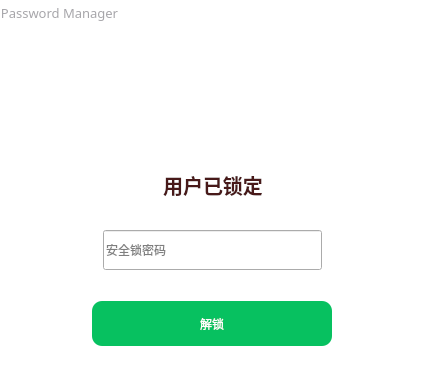
<?xml version="1.0" encoding="UTF-8"?>
<ui version="4.0">
 <class>LockerWidget</class>
 <widget class="QWidget" name="LockerWidget">
  <property name="geometry">
   <rect>
    <x>0</x>
    <y>0</y>
    <width>425</width>
    <height>367</height>
   </rect>
  </property>
  <property name="windowTitle">
   <string>Form</string>
  </property>
  <layout class="QGridLayout" name="gridLayout">
   <property name="leftMargin">
    <number>0</number>
   </property>
   <property name="topMargin">
    <number>0</number>
   </property>
   <property name="rightMargin">
    <number>0</number>
   </property>
   <property name="bottomMargin">
    <number>0</number>
   </property>
   <property name="spacing">
    <number>0</number>
   </property>
   <item row="0" column="0">
    <widget class="QWidget" name="mainWidget" native="true">
     <property name="minimumSize">
      <size>
       <width>0</width>
       <height>0</height>
      </size>
     </property>
     <property name="styleSheet">
      <string notr="true">QWidget#mainWidget{background:white;}</string>
     </property>
     <layout class="QGridLayout" name="mainWidgetGridLayout">
      <property name="leftMargin">
       <number>0</number>
      </property>
      <property name="topMargin">
       <number>0</number>
      </property>
      <property name="rightMargin">
       <number>0</number>
      </property>
      <property name="bottomMargin">
       <number>0</number>
      </property>
      <property name="horizontalSpacing">
       <number>0</number>
      </property>
      <property name="verticalSpacing">
       <number>5</number>
      </property>
      <item row="1" column="0">
       <widget class="QWidget" name="signinWidget" native="true">
        <layout class="QGridLayout" name="gridLayout_4">
         <property name="leftMargin">
          <number>0</number>
         </property>
         <property name="topMargin">
          <number>0</number>
         </property>
         <property name="rightMargin">
          <number>0</number>
         </property>
         <property name="bottomMargin">
          <number>0</number>
         </property>
         <property name="spacing">
          <number>0</number>
         </property>
         <item row="0" column="0">
          <spacer name="horizontalSpacer_3">
           <property name="orientation">
            <enum>Qt::Horizontal</enum>
           </property>
           <property name="sizeHint" stdset="0">
            <size>
             <width>55</width>
             <height>20</height>
            </size>
           </property>
          </spacer>
         </item>
         <item row="0" column="1">
          <layout class="QVBoxLayout" name="signinLayout">
           <property name="spacing">
            <number>10</number>
           </property>
           <item>
            <spacer name="verticalSpacer_2">
             <property name="orientation">
              <enum>Qt::Vertical</enum>
             </property>
             <property name="sizeType">
              <enum>QSizePolicy::Fixed</enum>
             </property>
             <property name="sizeHint" stdset="0">
              <size>
               <width>20</width>
               <height>20</height>
              </size>
             </property>
            </spacer>
           </item>
           <item>
            <widget class="QWidget" name="signinTopWidget" native="true">
             <layout class="QGridLayout" name="gridLayout_2">
              <property name="leftMargin">
               <number>0</number>
              </property>
              <property name="topMargin">
               <number>0</number>
              </property>
              <property name="rightMargin">
               <number>0</number>
              </property>
              <property name="bottomMargin">
               <number>0</number>
              </property>
              <property name="spacing">
               <number>0</number>
              </property>
              <item row="0" column="0">
               <layout class="QVBoxLayout" name="signinTopLayout">
                <property name="spacing">
                 <number>20</number>
                </property>
                <item>
                 <layout class="QHBoxLayout" name="signinTopPortraitLayout">
                  <item>
                   <spacer name="signinTopLayoutSpacerL">
                    <property name="orientation">
                     <enum>Qt::Horizontal</enum>
                    </property>
                    <property name="sizeType">
                     <enum>QSizePolicy::Minimum</enum>
                    </property>
                    <property name="sizeHint" stdset="0">
                     <size>
                      <width>40</width>
                      <height>20</height>
                     </size>
                    </property>
                   </spacer>
                  </item>
                  <item>
                   <widget class="QWidget" name="signinInfoWidget" native="true">
                    <property name="minimumSize">
                     <size>
                      <width>100</width>
                      <height>0</height>
                     </size>
                    </property>
                    <layout class="QGridLayout" name="infoWidgetGridLayout">
                     <property name="leftMargin">
                      <number>0</number>
                     </property>
                     <property name="topMargin">
                      <number>0</number>
                     </property>
                     <property name="rightMargin">
                      <number>0</number>
                     </property>
                     <property name="bottomMargin">
                      <number>0</number>
                     </property>
                     <property name="spacing">
                      <number>0</number>
                     </property>
                     <item row="0" column="0">
                      <layout class="QVBoxLayout" name="signinInfoLayout">
                       <property name="spacing">
                        <number>20</number>
                       </property>
                       <item>
                        <widget class="QToolButton" name="portrait">
                         <property name="minimumSize">
                          <size>
                           <width>100</width>
                           <height>100</height>
                          </size>
                         </property>
                         <property name="maximumSize">
                          <size>
                           <width>100</width>
                           <height>100</height>
                          </size>
                         </property>
                         <property name="cursor">
                          <cursorShape>PointingHandCursor</cursorShape>
                         </property>
                         <property name="styleSheet">
                          <string notr="true">border:0px;</string>
                         </property>
                         <property name="text">
                          <string/>
                         </property>
                         <property name="icon">
                          <iconset resource="../../qrc/custom/custom.qrc">
                           <normaloff>:/custom/icons/lock.png</normaloff>:/custom/icons/lock.png</iconset>
                         </property>
                         <property name="iconSize">
                          <size>
                           <width>90</width>
                           <height>90</height>
                          </size>
                         </property>
                        </widget>
                       </item>
                      </layout>
                     </item>
                    </layout>
                   </widget>
                  </item>
                  <item>
                   <spacer name="signinTopLayoutSpacerR">
                    <property name="orientation">
                     <enum>Qt::Horizontal</enum>
                    </property>
                    <property name="sizeType">
                     <enum>QSizePolicy::Minimum</enum>
                    </property>
                    <property name="sizeHint" stdset="0">
                     <size>
                      <width>40</width>
                      <height>20</height>
                     </size>
                    </property>
                   </spacer>
                  </item>
                 </layout>
                </item>
                <item>
                 <layout class="QHBoxLayout" name="usernameLayout">
                  <item>
                   <spacer name="horizontalSpacer">
                    <property name="orientation">
                     <enum>Qt::Horizontal</enum>
                    </property>
                    <property name="sizeHint" stdset="0">
                     <size>
                      <width>40</width>
                      <height>20</height>
                     </size>
                    </property>
                   </spacer>
                  </item>
                  <item>
                   <widget class="QLabel" name="usernameLabel">
                    <property name="minimumSize">
                     <size>
                      <width>0</width>
                      <height>30</height>
                     </size>
                    </property>
                    <property name="maximumSize">
                     <size>
                      <width>1000</width>
                      <height>30</height>
                     </size>
                    </property>
                    <property name="font">
                     <font>
                      <pointsize>15</pointsize>
                      <bold>true</bold>
                     </font>
                    </property>
                    <property name="styleSheet">
                     <string notr="true">color: rgb(72, 25, 25);</string>
                    </property>
                    <property name="text">
                     <string>用户已锁定</string>
                    </property>
                    <property name="textFormat">
                     <enum>Qt::AutoText</enum>
                    </property>
                    <property name="scaledContents">
                     <bool>true</bool>
                    </property>
                    <property name="alignment">
                     <set>Qt::AlignCenter</set>
                    </property>
                    <property name="wordWrap">
                     <bool>true</bool>
                    </property>
                   </widget>
                  </item>
                  <item>
                   <spacer name="horizontalSpacer_7">
                    <property name="orientation">
                     <enum>Qt::Horizontal</enum>
                    </property>
                    <property name="sizeHint" stdset="0">
                     <size>
                      <width>40</width>
                      <height>20</height>
                     </size>
                    </property>
                   </spacer>
                  </item>
                 </layout>
                </item>
               </layout>
              </item>
             </layout>
            </widget>
           </item>
           <item>
            <spacer name="verticalSpacer_6">
             <property name="orientation">
              <enum>Qt::Vertical</enum>
             </property>
             <property name="sizeType">
              <enum>QSizePolicy::Fixed</enum>
             </property>
             <property name="sizeHint" stdset="0">
              <size>
               <width>20</width>
               <height>20</height>
              </size>
             </property>
            </spacer>
           </item>
           <item>
            <widget class="QWidget" name="signinCenterWidget" native="true">
             <property name="styleSheet">
              <string notr="true"/>
             </property>
             <layout class="QGridLayout" name="smallWidgetGridLayout">
              <property name="leftMargin">
               <number>0</number>
              </property>
              <property name="topMargin">
               <number>0</number>
              </property>
              <property name="rightMargin">
               <number>0</number>
              </property>
              <property name="bottomMargin">
               <number>0</number>
              </property>
              <property name="spacing">
               <number>0</number>
              </property>
              <item row="0" column="0">
               <layout class="QHBoxLayout" name="signinCenterLayout">
                <property name="spacing">
                 <number>0</number>
                </property>
                <item>
                 <spacer name="signinCenterLayoutSpacerL">
                  <property name="orientation">
                   <enum>Qt::Horizontal</enum>
                  </property>
                  <property name="sizeType">
                   <enum>QSizePolicy::Fixed</enum>
                  </property>
                  <property name="sizeHint" stdset="0">
                   <size>
                    <width>50</width>
                    <height>20</height>
                   </size>
                  </property>
                 </spacer>
                </item>
                <item>
                 <layout class="QVBoxLayout" name="signinEditLayout">
                  <property name="spacing">
                   <number>15</number>
                  </property>
                  <item>
                   <widget class="QLineEdit" name="password">
                    <property name="minimumSize">
                     <size>
                      <width>0</width>
                      <height>40</height>
                     </size>
                    </property>
                    <property name="maximumSize">
                     <size>
                      <width>16777215</width>
                      <height>40</height>
                     </size>
                    </property>
                    <property name="font">
                     <font>
                      <family>黑体</family>
                      <pointsize>9</pointsize>
                     </font>
                    </property>
                    <property name="cursor">
                     <cursorShape>IBeamCursor</cursorShape>
                    </property>
                    <property name="toolTip">
                     <string>输入密码</string>
                    </property>
                    <property name="styleSheet">
                     <string notr="true"/>
                    </property>
                    <property name="placeholderText">
                     <string>安全锁密码</string>
                    </property>
                   </widget>
                  </item>
                 </layout>
                </item>
                <item>
                 <spacer name="signinCenterLayoutSpacerR">
                  <property name="orientation">
                   <enum>Qt::Horizontal</enum>
                  </property>
                  <property name="sizeType">
                   <enum>QSizePolicy::Fixed</enum>
                  </property>
                  <property name="sizeHint" stdset="0">
                   <size>
                    <width>50</width>
                    <height>20</height>
                   </size>
                  </property>
                 </spacer>
                </item>
               </layout>
              </item>
             </layout>
            </widget>
           </item>
           <item>
            <widget class="QWidget" name="signinBottomWidget" native="true">
             <property name="styleSheet">
              <string notr="true"/>
             </property>
             <layout class="QGridLayout" name="bottomWidgetGridLayout">
              <property name="leftMargin">
               <number>0</number>
              </property>
              <property name="topMargin">
               <number>0</number>
              </property>
              <property name="rightMargin">
               <number>0</number>
              </property>
              <property name="bottomMargin">
               <number>0</number>
              </property>
              <property name="spacing">
               <number>0</number>
              </property>
              <item row="0" column="0">
               <layout class="QHBoxLayout" name="signinBottomLayout">
                <property name="spacing">
                 <number>0</number>
                </property>
                <item>
                 <spacer name="signinBottomLayoutSpacerL">
                  <property name="orientation">
                   <enum>Qt::Horizontal</enum>
                  </property>
                  <property name="sizeHint" stdset="0">
                   <size>
                    <width>40</width>
                    <height>20</height>
                   </size>
                  </property>
                 </spacer>
                </item>
                <item>
                 <layout class="QVBoxLayout" name="signinConfirmLayout">
                  <property name="spacing">
                   <number>0</number>
                  </property>
                  <item>
                   <spacer name="signinConfirmLayoutSpacerT">
                    <property name="orientation">
                     <enum>Qt::Vertical</enum>
                    </property>
                    <property name="sizeHint" stdset="0">
                     <size>
                      <width>20</width>
                      <height>40</height>
                     </size>
                    </property>
                   </spacer>
                  </item>
                  <item>
                   <widget class="QPushButton" name="confirm">
                    <property name="minimumSize">
                     <size>
                      <width>240</width>
                      <height>45</height>
                     </size>
                    </property>
                    <property name="cursor">
                     <cursorShape>PointingHandCursor</cursorShape>
                    </property>
                    <property name="toolTip">
                     <string>登录</string>
                    </property>
                    <property name="styleSheet">
                     <string notr="true">QPushButton{border-radius:10px;font:13pt &quot;Microsoft YaHei UI&quot; ;color:#ffffff;background:#07c160}
QPushButton:hover{background-color: rgb(56, 205, 127);}</string>
                    </property>
                    <property name="text">
                     <string>解锁</string>
                    </property>
                   </widget>
                  </item>
                  <item>
                   <spacer name="signinConfirmLayoutSpacerB">
                    <property name="orientation">
                     <enum>Qt::Vertical</enum>
                    </property>
                    <property name="sizeHint" stdset="0">
                     <size>
                      <width>20</width>
                      <height>40</height>
                     </size>
                    </property>
                   </spacer>
                  </item>
                 </layout>
                </item>
                <item>
                 <spacer name="signinBottomLayoutSpacerR">
                  <property name="orientation">
                   <enum>Qt::Horizontal</enum>
                  </property>
                  <property name="sizeHint" stdset="0">
                   <size>
                    <width>40</width>
                    <height>20</height>
                   </size>
                  </property>
                 </spacer>
                </item>
               </layout>
              </item>
             </layout>
            </widget>
           </item>
          </layout>
         </item>
         <item row="0" column="2">
          <spacer name="horizontalSpacer_4">
           <property name="orientation">
            <enum>Qt::Horizontal</enum>
           </property>
           <property name="sizeHint" stdset="0">
            <size>
             <width>55</width>
             <height>20</height>
            </size>
           </property>
          </spacer>
         </item>
        </layout>
       </widget>
      </item>
      <item row="0" column="0">
       <widget class="QWidget" name="topWidget" native="true">
        <property name="styleSheet">
         <string notr="true"/>
        </property>
        <layout class="QGridLayout" name="topWidgetGridLayout">
         <property name="leftMargin">
          <number>0</number>
         </property>
         <property name="topMargin">
          <number>0</number>
         </property>
         <property name="rightMargin">
          <number>0</number>
         </property>
         <property name="bottomMargin">
          <number>0</number>
         </property>
         <property name="spacing">
          <number>0</number>
         </property>
         <item row="0" column="0">
          <layout class="QHBoxLayout" name="topLayout">
           <property name="leftMargin">
            <number>0</number>
           </property>
           <property name="topMargin">
            <number>0</number>
           </property>
           <property name="rightMargin">
            <number>0</number>
           </property>
           <item>
            <widget class="QLabel" name="programNameLabel">
             <property name="font">
              <font>
               <family>黑体</family>
               <pointsize>10</pointsize>
               <bold>false</bold>
              </font>
             </property>
             <property name="styleSheet">
              <string notr="true">color: rgb(167, 166, 170);</string>
             </property>
             <property name="text">
              <string>Password Manager</string>
             </property>
             <property name="scaledContents">
              <bool>true</bool>
             </property>
             <property name="alignment">
              <set>Qt::AlignCenter</set>
             </property>
             <property name="margin">
              <number>5</number>
             </property>
            </widget>
           </item>
           <item>
            <spacer name="topLayoutSpacerR">
             <property name="orientation">
              <enum>Qt::Horizontal</enum>
             </property>
             <property name="sizeHint" stdset="0">
              <size>
               <width>40</width>
               <height>20</height>
              </size>
             </property>
            </spacer>
           </item>
           <item>
            <widget class="QPushButton" name="closeButton">
             <property name="minimumSize">
              <size>
               <width>25</width>
               <height>25</height>
              </size>
             </property>
             <property name="maximumSize">
              <size>
               <width>25</width>
               <height>25</height>
              </size>
             </property>
             <property name="font">
              <font>
               <family>Microsoft YaHei UI</family>
               <stylestrategy>PreferAntialias</stylestrategy>
              </font>
             </property>
             <property name="cursor">
              <cursorShape>PointingHandCursor</cursorShape>
             </property>
             <property name="toolTip">
              <string>关闭</string>
             </property>
             <property name="styleSheet">
              <string notr="true">QPushButton{border:0px;
background:transparent;background-color:white;color:black;}
QPushButton:hover{border:0px;
background:transparent;background-color:#fb7373;color:black;}</string>
             </property>
             <property name="text">
              <string/>
             </property>
             <property name="icon">
              <iconset resource="../../qrc/custom/custom.qrc">
               <normaloff>:/custom/icons/close.png</normaloff>:/custom/icons/close.png</iconset>
             </property>
            </widget>
           </item>
          </layout>
         </item>
        </layout>
       </widget>
      </item>
     </layout>
    </widget>
   </item>
  </layout>
 </widget>
 <resources>
  <include location="../../qrc/custom/custom.qrc"/>
 </resources>
 <connections/>
</ui>
